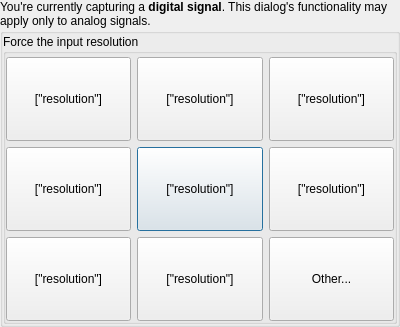
<?xml version="1.0" encoding="UTF-8"?>
<ui version="4.0">
 <class>InputResolutionDialog</class>
 <widget class="QDialog" name="InputResolutionDialog">
  <property name="geometry">
   <rect>
    <x>0</x>
    <y>0</y>
    <width>400</width>
    <height>327</height>
   </rect>
  </property>
  <property name="windowTitle">
   <string>Dialog</string>
  </property>
  <layout class="QVBoxLayout" name="verticalLayout_3">
   <property name="spacing">
    <number>0</number>
   </property>
   <property name="leftMargin">
    <number>0</number>
   </property>
   <property name="topMargin">
    <number>0</number>
   </property>
   <property name="rightMargin">
    <number>0</number>
   </property>
   <property name="bottomMargin">
    <number>0</number>
   </property>
   <item>
    <widget class="QLabel" name="label_warnOfDigitalInput">
     <property name="text">
      <string>&lt;html&gt;&lt;head/&gt;&lt;body&gt;&lt;p&gt;You're currently capturing a &lt;span style=&quot; font-weight:600;&quot;&gt;digital signal&lt;/span&gt;. This dialog's functionality may apply only to analog signals.&lt;/p&gt;&lt;/body&gt;&lt;/html&gt;</string>
     </property>
     <property name="wordWrap">
      <bool>true</bool>
     </property>
    </widget>
   </item>
   <item>
    <widget class="QGroupBox" name="groupBox_main">
     <property name="title">
      <string/>
     </property>
     <layout class="QVBoxLayout" name="verticalLayout_2">
      <property name="spacing">
       <number>3</number>
      </property>
      <property name="leftMargin">
       <number>0</number>
      </property>
      <property name="topMargin">
       <number>0</number>
      </property>
      <property name="rightMargin">
       <number>0</number>
      </property>
      <property name="bottomMargin">
       <number>0</number>
      </property>
      <item>
       <widget class="QGroupBox" name="groupBox">
        <property name="title">
         <string>Force the input resolution</string>
        </property>
        <layout class="QVBoxLayout" name="verticalLayout">
         <property name="spacing">
          <number>3</number>
         </property>
         <property name="leftMargin">
          <number>0</number>
         </property>
         <property name="topMargin">
          <number>3</number>
         </property>
         <property name="rightMargin">
          <number>0</number>
         </property>
         <property name="bottomMargin">
          <number>0</number>
         </property>
         <item>
          <widget class="QFrame" name="frame_inputForceButtons">
           <property name="sizePolicy">
            <sizepolicy hsizetype="Preferred" vsizetype="Expanding">
             <horstretch>0</horstretch>
             <verstretch>0</verstretch>
            </sizepolicy>
           </property>
           <property name="frameShape">
            <enum>QFrame::NoFrame</enum>
           </property>
           <property name="frameShadow">
            <enum>QFrame::Plain</enum>
           </property>
           <layout class="QGridLayout" name="gridLayout">
            <property name="leftMargin">
             <number>0</number>
            </property>
            <property name="topMargin">
             <number>0</number>
            </property>
            <property name="rightMargin">
             <number>0</number>
            </property>
            <property name="bottomMargin">
             <number>0</number>
            </property>
            <item row="1" column="1">
             <widget class="QPushButton" name="pushButton_inputForce_5">
              <property name="sizePolicy">
               <sizepolicy hsizetype="Minimum" vsizetype="Expanding">
                <horstretch>0</horstretch>
                <verstretch>0</verstretch>
               </sizepolicy>
              </property>
              <property name="text">
               <string>[&quot;resolution&quot;]</string>
              </property>
              <property name="resolution" stdset="0">
               <size>
                <width>720</width>
                <height>400</height>
               </size>
              </property>
              <property name="button_idx" stdset="0">
               <number>5</number>
              </property>
             </widget>
            </item>
            <item row="2" column="1">
             <widget class="QPushButton" name="pushButton_inputForce_2">
              <property name="sizePolicy">
               <sizepolicy hsizetype="Minimum" vsizetype="Expanding">
                <horstretch>0</horstretch>
                <verstretch>0</verstretch>
               </sizepolicy>
              </property>
              <property name="text">
               <string>[&quot;resolution&quot;]</string>
              </property>
              <property name="resolution" stdset="0">
               <size>
                <width>1024</width>
                <height>768</height>
               </size>
              </property>
              <property name="button_idx" stdset="0">
               <number>2</number>
              </property>
             </widget>
            </item>
            <item row="0" column="0">
             <widget class="QPushButton" name="pushButton_inputForce_7">
              <property name="sizePolicy">
               <sizepolicy hsizetype="Minimum" vsizetype="Expanding">
                <horstretch>0</horstretch>
                <verstretch>0</verstretch>
               </sizepolicy>
              </property>
              <property name="text">
               <string>[&quot;resolution&quot;]</string>
              </property>
              <property name="resolution" stdset="0">
               <size>
                <width>320</width>
                <height>240</height>
               </size>
              </property>
              <property name="button_idx" stdset="0">
               <number>7</number>
              </property>
             </widget>
            </item>
            <item row="0" column="1">
             <widget class="QPushButton" name="pushButton_inputForce_8">
              <property name="sizePolicy">
               <sizepolicy hsizetype="Minimum" vsizetype="Expanding">
                <horstretch>0</horstretch>
                <verstretch>0</verstretch>
               </sizepolicy>
              </property>
              <property name="text">
               <string>[&quot;resolution&quot;]</string>
              </property>
              <property name="resolution" stdset="0">
               <size>
                <width>400</width>
                <height>300</height>
               </size>
              </property>
              <property name="button_idx" stdset="0">
               <number>8</number>
              </property>
             </widget>
            </item>
            <item row="0" column="2">
             <widget class="QPushButton" name="pushButton_inputForce_9">
              <property name="sizePolicy">
               <sizepolicy hsizetype="Minimum" vsizetype="Expanding">
                <horstretch>0</horstretch>
                <verstretch>0</verstretch>
               </sizepolicy>
              </property>
              <property name="text">
               <string>[&quot;resolution&quot;]</string>
              </property>
              <property name="resolution" stdset="0">
               <size>
                <width>512</width>
                <height>384</height>
               </size>
              </property>
              <property name="button_idx" stdset="0">
               <number>9</number>
              </property>
             </widget>
            </item>
            <item row="2" column="0">
             <widget class="QPushButton" name="pushButton_inputForce_1">
              <property name="sizePolicy">
               <sizepolicy hsizetype="Minimum" vsizetype="Expanding">
                <horstretch>0</horstretch>
                <verstretch>0</verstretch>
               </sizepolicy>
              </property>
              <property name="text">
               <string>[&quot;resolution&quot;]</string>
              </property>
              <property name="resolution" stdset="0">
               <size>
                <width>800</width>
                <height>600</height>
               </size>
              </property>
              <property name="button_idx" stdset="0">
               <number>1</number>
              </property>
             </widget>
            </item>
            <item row="1" column="0">
             <widget class="QPushButton" name="pushButton_inputForce_4">
              <property name="sizePolicy">
               <sizepolicy hsizetype="Minimum" vsizetype="Expanding">
                <horstretch>0</horstretch>
                <verstretch>0</verstretch>
               </sizepolicy>
              </property>
              <property name="text">
               <string>[&quot;resolution&quot;]</string>
              </property>
              <property name="resolution" stdset="0">
               <size>
                <width>640</width>
                <height>400</height>
               </size>
              </property>
              <property name="button_idx" stdset="0">
               <number>4</number>
              </property>
             </widget>
            </item>
            <item row="1" column="2">
             <widget class="QPushButton" name="pushButton_inputForce_6">
              <property name="sizePolicy">
               <sizepolicy hsizetype="Minimum" vsizetype="Expanding">
                <horstretch>0</horstretch>
                <verstretch>0</verstretch>
               </sizepolicy>
              </property>
              <property name="text">
               <string>[&quot;resolution&quot;]</string>
              </property>
              <property name="resolution" stdset="0">
               <size>
                <width>640</width>
                <height>480</height>
               </size>
              </property>
              <property name="button_idx" stdset="0">
               <number>6</number>
              </property>
             </widget>
            </item>
            <item row="2" column="2">
             <widget class="QPushButton" name="pushButton_setCustomResolution">
              <property name="sizePolicy">
               <sizepolicy hsizetype="Minimum" vsizetype="Expanding">
                <horstretch>0</horstretch>
                <verstretch>0</verstretch>
               </sizepolicy>
              </property>
              <property name="text">
               <string>Other...</string>
              </property>
              <property name="button_idx" stdset="0">
               <number>3</number>
              </property>
             </widget>
            </item>
           </layout>
          </widget>
         </item>
        </layout>
       </widget>
      </item>
     </layout>
    </widget>
   </item>
  </layout>
 </widget>
 <tabstops>
  <tabstop>pushButton_inputForce_7</tabstop>
  <tabstop>pushButton_inputForce_8</tabstop>
  <tabstop>pushButton_inputForce_9</tabstop>
  <tabstop>pushButton_inputForce_4</tabstop>
  <tabstop>pushButton_inputForce_5</tabstop>
  <tabstop>pushButton_inputForce_6</tabstop>
  <tabstop>pushButton_inputForce_1</tabstop>
  <tabstop>pushButton_inputForce_2</tabstop>
  <tabstop>pushButton_setCustomResolution</tabstop>
 </tabstops>
 <resources/>
 <connections/>
</ui>
